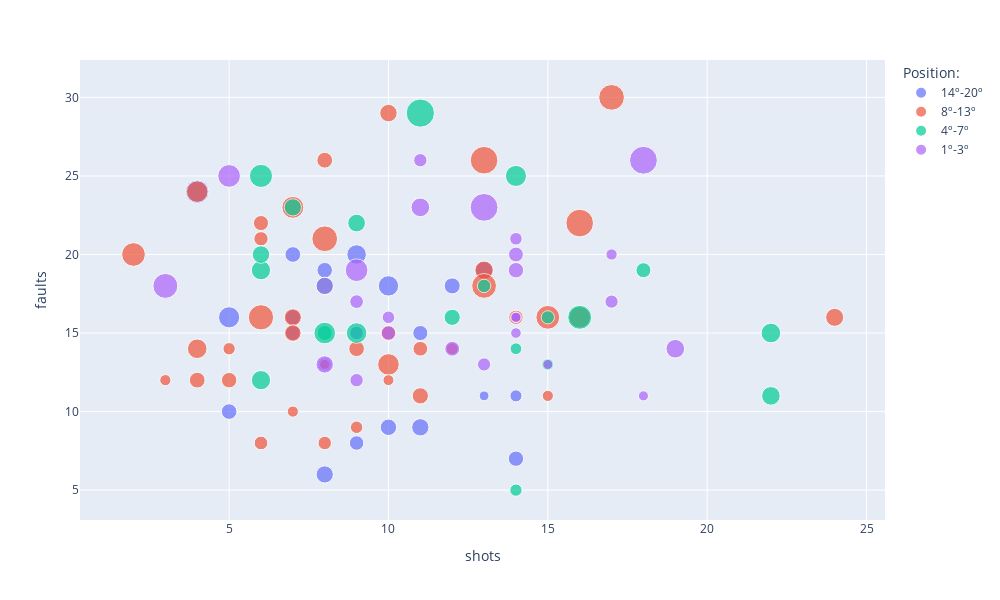

Notebook cell for this chart:
### Code cell
# partidos que pierde o empata el barcelona
dataplot = bcn_nogana[(bcn_nogana.res_bcn==0) & (bcn_nogana.team !='Barcelona')]
dataplot.loc[:,'_sizeref'] = dataplot["season_faults"]**3 / 20
dataplot.loc[:,'Position:'] = dataplot.cluster.map(dict(zip(sorted(dataplot.cluster.unique()), ['14º-20º','8º-13º','4º-7º','1º-3º'])))
dataplot = dataplot.sort_values('cluster')

fig = plotly.scatter( 
                    dataplot,
                    x='shots',
                    y='faults',
                    size='_sizeref',
                    size_max=20,
                    color='Position:',
                    hover_name='team',
                    hover_data=['season','rank','season_faults']
                )
# fig.update_traces(marker={'size': 15, 'opacity': .75})
fig.update_layout(
    autosize=False,
    width=1000,
    height=600,)

fig.show()
# fig.write_image(path_eda+'scatter_shots_faults_bcnnogana.jpeg',scale=3)

### Figure 1 — Plotly figure (JSON) as saved in the notebook; plotly's stock layout.template omitted (floating-point values rounded to 4 significant figures)
{"data": [{"customdata": [["2010-11", 18, 13.08], ["2015-16", 15, 10.55], ["2014-15", 18, 14.79], ["2010-11", 14, 14.21], ["2007-08", 14, 15.32], ["2016-17", 16, 14.11], ["2006-07", 17, 18.74], ["2008-09", 19, 17.5], ["2017-18", 15, 14.55], ["2018-19", 18, 14.11], ["2018-19", 16, 12.05], ["2008-09", 18, 14.34], ["2013-14", 15, 14.29], ["2013-14", 19, 13.82], ["2008-09", 14, 17.08], ["2020-21", 16, 16.58], ["2020-21", 20, 13], ["2010-11", 19, 13.61], ["2010-11", 17, 14], ["2013-14", 14, 15.26], ["2007-08", 14, 15.32]], "hovertemplate": "<b>%{hovertext}</b><br><br>Position:=14º-20º<br>shots=%{x}<br>faults=%{y}<br>_sizeref=%{marker.size}<br>season=%{customdata[0]}<br>rank=%{customdata[1]}<br>season_faults=%{customdata[2]}<extra></extra>", "hovertext": ["La Coruna", "La Coruna", "La Coruna", "Sociedad", "Getafe", "La Coruna", "Betis", "Numancia", "Levante", "Girona", "Celta", "Getafe", "Granada", "Valladolid", "Osasuna", "Getafe", "Eibar", "Hercules", "Mallorca", "Getafe", "Getafe"], "legendgroup": "14º-20º", "marker": {"color": "#636efa", "size": [111.9, 58.76, 161.7, 143.5, 179.6, 140.3, 328.9, 268.0, 154.1, 140.3, 87.54, 147.5, 145.9, 131.9, 249.1, 227.8, 109.8, 125.9, 137.2, 177.8, 179.6], "sizemode": "area", "sizeref": 1.197, "symbol": "circle"}, "mode": "markers", "name": "14º-20º", "orientation": "v", "showlegend": true, "type": "scatter", "x": [8, 13, 10, 8, 13, 14, 4, 5, 12, 7, 14, 7, 5, 7, 10, 9, 9, 9, 11, 8, 11], "xaxis": "x", "y": [13, 11, 9, 19, 19, 7, 24, 16, 18, 16, 11, 20, 10, 15, 18, 20, 15, 8, 15, 6, 9], "yaxis": "y"}, {"customdata": [["2014-15", 8, 15.42], ["2015-16", 9, 12.21], ["2014-15", 12, 13.47], ["2014-15", 9, 14.68], ["2011-12", 12, 15.26], ["2011-12", 9, 13.08], ["2005-06", 10, 20.92], ["2016-17", 9, 14.21], ["2020-21", 10, 14.03], ["2020-21", 11, 11.45], ["2020-21", 13, 12.08], ["2020-21", 11, 11.45], ["2019-20", 10, 14.32], ["2019-20", 9, 10.87], ["2015-16", 12, 14.89], ["2019-20", 12, 12.29], ["2018-19", 10, 11.47], ["2018-19", 13, 14.24], ["2017-18", 8, 17.74], ["2017-18", 11, 11.29], ["2016-17", 11, 14.39], ["2016-17", 13, 13.5], ["2019-20", 11, 13.74], ["2016-17", 11, 14.39], ["2013-14", 9, 12.95], ["2006-07", 11, 19.95], ["2005-06", 11, 17.89], ["2005-06", 10, 20.92], ["2005-06", 12, 18.92], ["2006-07", 11, 19.95], ["2009-10", 9, 16.05], ["2007-08", 13, 19.45], ["2007-08", 12, 19.71], ["2007-08", 9, 15.74], ["2008-09", 12, 18.87], ["2008-09", 10, 17.71], ["2020-21", 8, 16.61], ["2008-09", 9, 17.74]], "hovertemplate": "<b>%{hovertext}</b><br><br>Position:=8º-13º<br>shots=%{x}<br>faults=%{y}<br>_sizeref=%{marker.size}<br>season=%{customdata[0]}<br>rank=%{customdata[1]}<br>season_faults=%{customdata[2]}<extra></extra>", "hovertext": ["Celta", "Sociedad", "Sociedad", "Malaga", "Getafe", "Sevilla", "Ath Madrid", "Alaves", "Granada", "Cadiz", "Valencia", "Cadiz", "Osasuna", "Valencia", "Valencia", "Levante", "Betis", "Leganes", "Getafe", "Celta", "Malaga", "Celta", "Ath Bilbao", "Malaga", "Valencia", "Espanol", "Zaragoza", "Ath Madrid", "Ath Bilbao", "Espanol", "Ath Madrid", "Betis", "Espanol", "La Coruna", "Santander", "Espanol", "Celta", "Mallorca"], "legendgroup": "8º-13º", "marker": {"color": "#EF553B", "size": [183.4, 91.03, 122.3, 158.3, 177.8, 111.9, 457.8, 143.5, 138.0, 75.0, 88.12, 75.0, 146.7, 64.19, 165.2, 92.8, 75.52, 144.3, 279.0, 71.94, 149.1, 123.0, 129.6, 149.1, 108.5, 396.9, 286.5, 457.8, 338.7, 396.9, 206.8, 367.7, 382.9, 194.9, 335.9, 277.8, 228.9, 279.0], "sizemode": "area", "sizeref": 1.197, "symbol": "circle"}, "mode": "markers", "name": "8º-13º", "orientation": "v", "showlegend": true, "type": "scatter", "x": [10, 5, 6, 11, 7, 6, 16, 5, 6, 3, 12, 7, 9, 8, 7, 9, 15, 10, 10, 10, 8, 14, 11, 4, 8, 8, 7, 13, 15, 17, 13, 13, 6, 24, 2, 4, 4, 16], "xaxis": "x", "y": [29, 14, 21, 11, 16, 8, 22, 12, 22, 12, 14, 10, 14, 13, 15, 9, 11, 15, 13, 12, 26, 16, 14, 12, 8, 21, 23, 26, 16, 30, 19, 18, 16, 16, 20, 24, 14, 16], "yaxis": "y"}, {"customdata": [["2006-07", 4, 16.45], ["2011-12", 7, 15.29], ["2005-06", 4, 21.24], ["2020-21", 4, 12.95], ["2005-06", 5, 19.03], ["2006-07", 4, 16.45], ["2019-20", 6, 15.55], ["2006-07", 6, 18.58], ["2018-19", 4, 12.18], ["2012-13", 4, 11.82], ["2018-19", 7, 15.29], ["2008-09", 4, 16.66], ["2006-07", 7, 17.47], ["2006-07", 5, 17.18], ["2009-10", 7, 14], ["2015-16", 6, 13.92], ["2015-16", 7, 14.66], ["2007-08", 4, 17.74], ["2007-08", 7, 16.05], ["2013-14", 6, 12], ["2008-09", 5, 15.45], ["2013-14", 4, 12.79]], "hovertemplate": "<b>%{hovertext}</b><br><br>Position:=4º-7º<br>shots=%{x}<br>faults=%{y}<br>_sizeref=%{marker.size}<br>season=%{customdata[0]}<br>rank=%{customdata[1]}<br>season_faults=%{customdata[2]}<extra></extra>", "hovertext": ["Valencia", "Osasuna", "Osasuna", "Sevilla", "Sevilla", "Valencia", "Granada", "Ath Madrid", "Valencia", "Sociedad", "Ath Bilbao", "Ath Madrid", "Zaragoza", "Villarreal", "Villarreal", "Celta", "Sevilla", "Ath Madrid", "Mallorca", "Sociedad", "Villarreal", "Ath Bilbao"], "legendgroup": "4º-7º", "marker": {"color": "#00cc96", "size": [222.5, 178.7, 478.9, 108.5, 344.4, 222.5, 188.1, 320.7, 90.44, 82.48, 178.7, 231.1, 266.8, 253.7, 137.2, 134.9, 157.5, 279.0, 206.8, 86.4, 184.3, 104.6], "sizemode": "area", "sizeref": 1.197, "symbol": "circle"}, "mode": "markers", "name": "4º-7º", "orientation": "v", "showlegend": true, "type": "scatter", "x": [6, 7, 11, 13, 16, 6, 9, 6, 14, 14, 8, 22, 14, 9, 8, 18, 12, 8, 22, 15, 6, 15], "xaxis": "x", "y": [19, 23, 29, 18, 16, 12, 22, 25, 5, 14, 18, 15, 25, 15, 15, 19, 16, 15, 11, 13, 20, 16], "yaxis": "y"}, {"customdata": [["2016-17", 1, 11.18], ["2005-06", 2, 19.53], ["2020-21", 2, 10.71], ["2020-21", 1, 12.87], ["2005-06", 3, 18.34], ["2011-12", 1, 13.84], ["2014-15", 2, 10.71], ["2020-21", 2, 10.71], ["2005-06", 3, 18.34], ["2007-08", 1, 16.11], ["2019-20", 3, 13.5], ["2019-20", 1, 12.79], ["2012-13", 2, 12.34], ["2007-08", 1, 16.11], ["2006-07", 2, 21.03], ["2015-16", 2, 11.11], ["2020-21", 1, 12.87], ["2007-08", 2, 15.37], ["2006-07", 3, 14.18], ["2006-07", 2, 21.03], ["2017-18", 3, 11.47], ["2016-17", 3, 13.11], ["2012-13", 2, 12.34], ["2007-08", 2, 15.37], ["2019-20", 1, 12.79], ["2013-14", 1, 13.84]], "hovertemplate": "<b>%{hovertext}</b><br><br>Position:=1º-3º<br>shots=%{x}<br>faults=%{y}<br>_sizeref=%{marker.size}<br>season=%{customdata[0]}<br>rank=%{customdata[1]}<br>season_faults=%{customdata[2]}<extra></extra>", "hovertext": ["Real Madrid", "Real Madrid", "Real Madrid", "Ath Madrid", "Valencia", "Real Madrid", "Real Madrid", "Real Madrid", "Valencia", "Real Madrid", "Ath Madrid", "Real Madrid", "Real Madrid", "Real Madrid", "Real Madrid", "Real Madrid", "Ath Madrid", "Villarreal", "Sevilla", "Real Madrid", "Real Madrid", "Ath Madrid", "Real Madrid", "Villarreal", "Real Madrid", "Ath Madrid"], "legendgroup": "1º-3º", "marker": {"color": "#ab63fa", "size": [69.95, 372.2, 61.43, 106.5, 308.5, 132.6, 61.43, 61.43, 308.5, 208.9, 123.0, 104.6, 94.0, 208.9, 464.8, 68.48, 106.5, 181.5, 142.7, 464.8, 75.52, 112.5, 94.0, 181.5, 104.6, 132.6], "sizemode": "area", "sizeref": 1.197, "symbol": "circle"}, "mode": "markers", "name": "1º-3º", "orientation": "v", "showlegend": true, "type": "scatter", "x": [14, 3, 15, 9, 9, 14, 18, 14, 5, 19, 10, 17, 10, 11, 18, 14, 11, 8, 14, 13, 17, 9, 14, 8, 13, 12], "xaxis": "x", "y": [16, 18, 13, 12, 19, 20, 11, 16, 25, 14, 15, 17, 16, 23, 26, 15, 26, 18, 19, 23, 20, 17, 21, 13, 13, 14], "yaxis": "y"}], "layout": {"autosize": false, "height": 600, "legend": {"itemsizing": "constant", "title": {"text": "Position:"}, "tracegroupgap": 0}, "margin": {"t": 60}, "width": 1000, "xaxis": {"anchor": "y", "domain": [0, 1], "title": {"text": "shots"}}, "yaxis": {"anchor": "x", "domain": [0, 1], "title": {"text": "faults"}}}}
